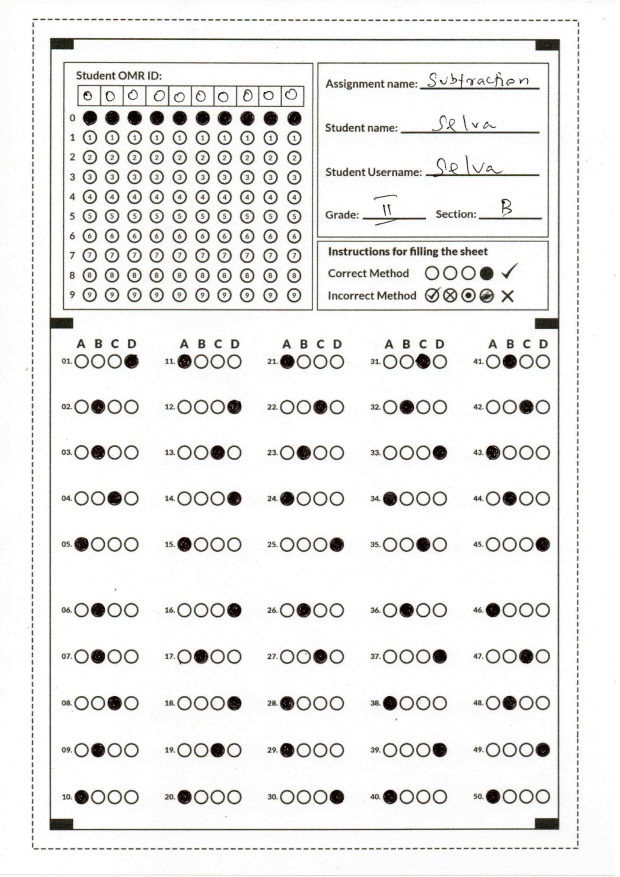
#> input picture OMR_ANSWER_KEY_page-0001.jpg, 1240 x 1753 px (shown at 1/2 size)
$ python omr_answer_logic_gray.py
#> lines starting #> are read from the running program, lines starting #| are printed output that depends on the picture; after the words box and inside, x2 and y2 are one past the last pixel; in counts of white or black regions, pixels touching at a corner belong together
### utils.py
import numpy as np
import cv2

# [18 lines left out: function split_boxes_answer, not called in this run]

def get_rectangle_corners(thresh_img, get_contour_fn, canny_img=None, show=False):
    """
    Extracts rectangle corners from 3 known contours in a thresholded image.

    Parameters:
        thresh_img (ndarray): Binary or thresholded image.
        get_contour_fn (function): Function to extract the nth largest contour.
        canny_img (ndarray): Optional image for cropping/visualization.
        show (bool): Whether to display the cropped contours.

    Returns:
        dict: Dictionary with 4 corner coordinates.
              {'top_left': (x, y), 'bottom_left': (x, y), 'top_right': (x, y), 'bottom_right': (x, y)}
    """

    contour_indices = [3, 4, 5]
    contour_names = ["top_left", "bottom_left", "top_right"]
    coords = {}

    for idx, name in zip(contour_indices, contour_names):
        cnt = get_contour_fn(thresh_img, idx)
        x, y, w, h = cv2.boundingRect(cnt)
        if name == "top_right":
            coords[name] = (x+w, y)
        else:
            coords[name] = (x, y)

        if show and canny_img is not None:
            region = canny_img[y:y+h, x:x+w]
            cv2.imshow(f"{name}_contour", region)

    # Calculate bottom_right assuming axis-aligned rectangle
    top_left = coords["top_left"]
    bottom_left = coords["bottom_left"]
    top_right = coords["top_right"]
    bottom_right = (top_right[0], bottom_left[1])

    coords["bottom_right"] = bottom_right

    if show:
        print("Rectangle corners:")
        for name, pt in coords.items():
            print(f"{name}: {pt}")
        if canny_img is not None:
            img_display = canny_img.copy()
            for name, pt in coords.items():
                cv2.circle(img_display, pt, 5, (0, 255, 0), -1)
                cv2.putText(img_display, name, (pt[0]+5, pt[1]-5), cv2.FONT_HERSHEY_SIMPLEX, 0.5, (255, 0, 0), 1)
            cv2.imshow("Corners", img_display)
            cv2.waitKey(0)
            cv2.destroyAllWindows()

    return coords

def crop_rectangle_region(image, corners):
    """
    Crops a rectangular region from the image using corner coordinates.
    Assumes axis-aligned rectangle.

    Parameters:
        image (ndarray): The source image.
        corners (dict): Dictionary with 4 corners - top_left, top_right, bottom_left, bottom_right.

    Returns:
        region (ndarray): Cropped image region.
    """
    x1, y1 = corners["top_left"]
    x2, y2 = corners["bottom_right"]

    # Make sure coordinates are in proper top-left and bottom-right order
    x_min = min(x1, x2)
    y_min = min(y1, y2)
    x_max = max(x1, x2)
    y_max = max(y1, y2)

    cropped = image[y_min:y_max, x_min:x_max]
    return cropped


# [16 lines left out: functions split_boxes_omr_id, getNameContours, not called in this run]

def get_third_largest_contour(img,number):
    contours, _ = cv2.findContours(img, cv2.RETR_EXTERNAL, cv2.CHAIN_APPROX_SIMPLE)

    if len(contours) < number:
        print(f"Only {len(contours)} contours found.")
        return None

    sorted_contours = sorted(contours, key=cv2.contourArea, reverse=True)
    return sorted_contours[number]


# [121 lines left out: functions showTopContours, split_omr_bubble_grid, split_question_into_options, split_question_into_options, split_and_crop_omr_bubbles, not called in this run]

### omr_answer_logic_gray.py
import cv2
import numpy as np
import utils
import easyocr
import matplotlib.pyplot as plt

path = "OMR_ANSWER_KEY_page-0001.jpg"

img = cv2.imread(path)
#> img is the input picture: shape (1753, 1240, 3); mean B, G, R 235.2, 236.2, 236.5
img = cv2.resize(img, (600, 600))
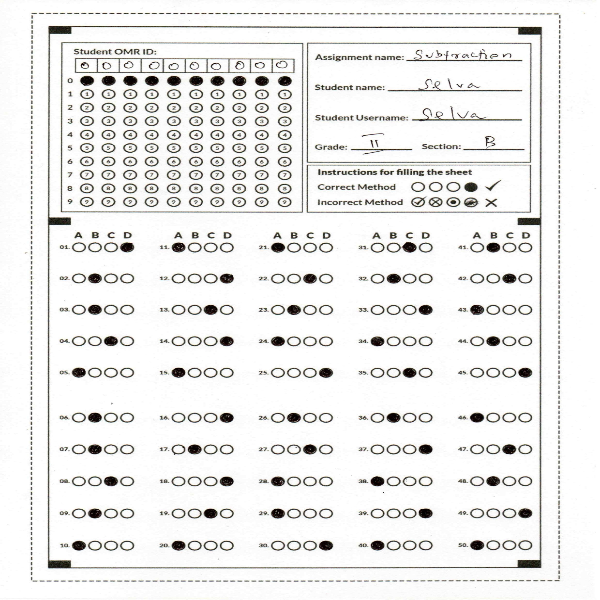
#> img: shape (600, 600, 3); mean B, G, R 235.2, 236.2, 236.5
img_contours = img.copy()

gray = cv2.cvtColor(img, cv2.COLOR_BGR2GRAY)

canny = cv2.Canny(gray, 100, 200)
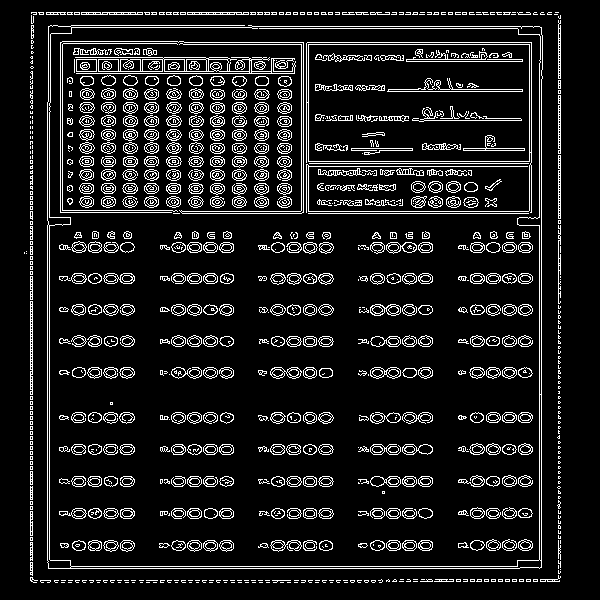
#> canny: shape (600, 600); 10.9% white in thin lines or dots, all inside (x1, y1, x2, y2) = (24, 12, 561, 583)
ret, thresh = cv2.threshold(gray, 150, 255, cv2.THRESH_BINARY)
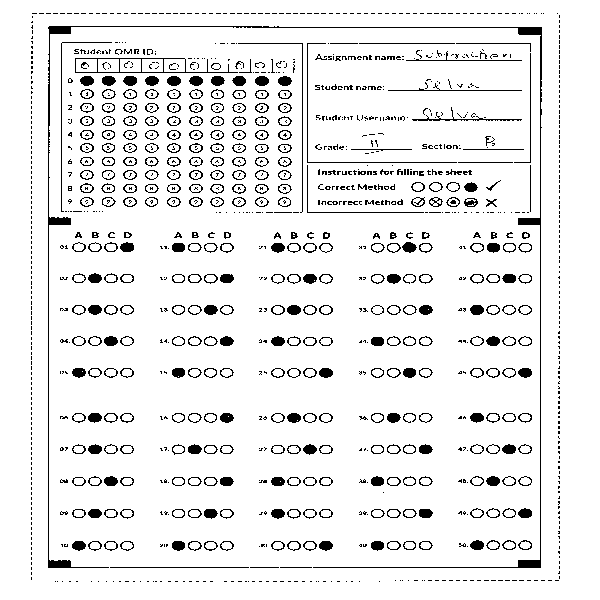
#> thresh: shape (600, 600); 92.2% white; 1245 black regions (870 under 20 px), largest, box (x1, y1, x2, y2) and area: (48, 26, 542, 568) 2959, (75, 58, 238, 73) 372, (307, 43, 457, 163) 287

corners = utils.get_rectangle_corners(gray, utils.get_third_largest_contour, canny_img=canny)
#> the loop in get_rectangle_corners, `for idx, name in zip(contour_indices, contour_names):` made 3 passes
#| Only 1 contours found.
#| Only 1 contours found.
#| Only 1 contours found.
#> after the loop in get_rectangle_corners, `for idx, name in zip(contour_indices, contour_names):`: coords = {'top_left': (0, 0), 'bottom_left': (0, 0), 'top_right': (0, 0)}
#> in get_rectangle_corners, `top_left = coords["top_left"]`: top_left = (0, 0)
#> corners = {'top_left': (0, 0), 'bottom_left': (0, 0), 'top_right': (0, 0), 'bottom_right': (0, 0)}
region = utils.crop_rectangle_region(gray, corners)
#> in crop_rectangle_region, `x1, y1 = corners["top_left"]`: x1 = 0
#> in crop_rectangle_region, `cropped = image[y_min:y_max, x_min:x_max]`: cropped = empty array
#> region = empty array

height, width = region.shape[:2]
#> height = 0; width = 0

crop_x = int(0.03 * width)
#> crop_x = 0
crop_y = int(0.05 * height)
#> crop_y = 0
crop_w = int(0.97 * width)
#> crop_w = 0
crop_h = int(0.95 * height)
#> crop_h = 0

crop_x = max(0, crop_x)
crop_y = max(0, crop_y)
crop_w = min(width - crop_x, crop_w)
crop_h = min(height - crop_y, crop_h)

cropped = region[crop_y:crop_y+crop_h, crop_x:crop_x+crop_w]
#> cropped = empty array

# Convert BGR image to RGB for Matplotlib for the original image
#> (the run stopped early here; a loop or call above may not have finished)
